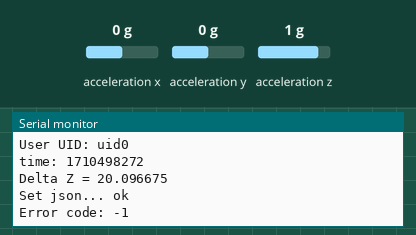
This sketch was run on a simulated ESP8266 (NodeMCU). Parts: the last lines printed to the serial monitor. The test bench sets the inputs (shaded band); at power-on: acceleration z 1 g, acceleration x 0 g, acceleration y 0 g. WiFi joins after 1.5 s; servers stay silent unless stated; network time is answered at once with the bench clock; the local clock reads 2024-03-15 10:24:30 at power-on unless the sketch sets it.

Above: at 3.2 s.
3.3 s: acceleration z set to -1.4 g
At 3.82 s:
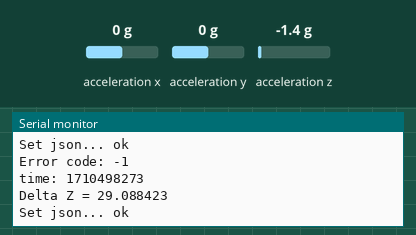
5.3 s: acceleration z set to -0.8 g
At 6.64 s:
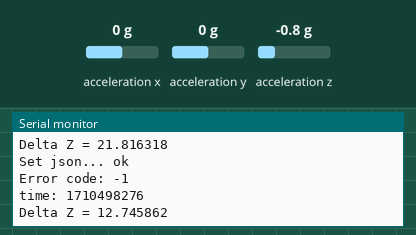
Timing chart, 0 to 8.3 s (numbered marks = the images above; inputs shaded):
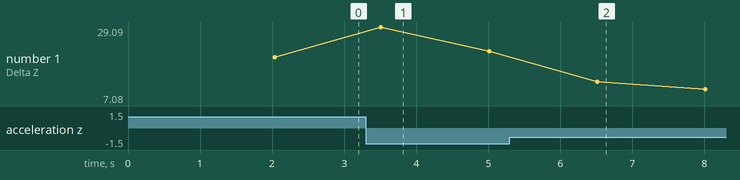

The sketch:

firebase_datalog_adxl345.ino
```cpp
// TODO: X-accel condition ; velocity non-zero in forward direction //

#include "required.h"

// Define Firebase objects
FirebaseData fbdo;
FirebaseAuth auth;
FirebaseConfig config;

// Variable to save USER UID
String uid;

// Database main path (to be updated in setup with the user UID)
String databasePath;
// Database child nodes
String X_accel = "/X_accel";
String Y_accel = "/Y_accel";
String Z_accel = "/Z_accel";
String timePath = "/timestamp";
String K_concl = "/Kalman_Conclusion";
String location = "/loc_latlong";

// Parent Node (to be updated in every loop)
String parentPath;

FirebaseJson json;

// Define NTP Client to get time
WiFiUDP ntpUDP;
NTPClient timeClient(ntpUDP, "pool.ntp.org");

// Variable to save current epoch time
int timestamp;

// updates

Adafruit_ADXL345_Unified accel = Adafruit_ADXL345_Unified(); /* ADXL345 Object */
sensors_event_t event;

// flag
bool flag = false;

// constants Kalman

double Z_kalman_gain,Z_Estimated_value=50,Z_Error_Estimate=50,Z_Error_meas=50;    // Kalman filter arguments / parameters
double th_delta_z = 4;
double X_Measured_value, Y_Measured_value, Z_Measured_value, Delta_Z;

// TODO : X-accel condition ;if x> threshold (motion happens) then display (and consider) Z value;
// Kalman prediction
void kalman()
{

  Delta_Z=0;
  Z_Measured_value=0;
  flag = false;
  volatile int i;

  accel.getEvent(&event);
  // for(i=0;i<4;i++)
  // {
  //   // changed by keyur
  //   Z_Measured_value+=event.acceleration.z;
  // }
  // Z_Measured_value= (Z_Measured_value)/4;   // Averaging (average of 4 consecutive Samples)
  // measurement error = 500 ; initial estimated value = 500 ; initial error is estimate = 500
  X_Measured_value=event.acceleration.x;
  Y_Measured_value=event.acceleration.y;
  Z_Measured_value=event.acceleration.z;
  Z_kalman_gain=Z_Error_Estimate/(Z_Error_Estimate+Z_Error_meas);                     // Finding Kalman Gain
  Z_Estimated_value=Z_Estimated_value + Z_kalman_gain*(Z_Measured_value-Z_Estimated_value); // Finding an Estimate to our Measured Value
  Z_Error_Estimate=(1-Z_kalman_gain)*Z_Error_Estimate;                                // Updating the Error Coefficient

  Delta_Z = Z_Measured_value - Z_Estimated_value;                                     // Finding Difference between Estimated and Measured Value
  if(Delta_Z < 0)
  {
    Delta_Z *= (-1);
  } // if negative value, make it positive
  Serial.printf("\nDelta Z = %lf \n",Delta_Z);
  if(Delta_Z > th_delta_z)  // Accelerometer Noise Margin < 30, Hence if the detected values exceeds it , It is definitely a Pothole
  {
   flag = true;
  }
}

// Timer variables (send new readings every 10 sec)
unsigned long sendDataPrevMillis = 0;
unsigned long timerDelay = 1500;

// Initialize ADXL345
void initADXL()
{
  while (!accel.begin())
  /* If not found, repeat the loop; otherwise, print FOUND. */
  {
    Serial.println("\nADXL345 not found\n");
    delay(500);
  }
  Serial.println("\nADXL345 FOUND !!\n");

}

// Initialize WiFi
void initWiFi() {
  WiFi.begin(WIFI_SSID, WIFI_PASSWORD);
  Serial.print("Connecting to WiFi ..");
  while (WiFi.status() != WL_CONNECTED) {
    Serial.print('.. connecting ..\n');
    delay(1000);
  }
  Serial.printf("\n- - - - - - - - - - Internet Connection established !! - - - - - - - - - -\n");
  Serial.println(WiFi.localIP());

}

// Function that gets current epoch time
unsigned long getTime() {
  timeClient.update();
  unsigned long now = timeClient.getEpochTime();
  return now;
}

void fetchGPS()
{
  WiFiClient client;
  HTTPClient http;

  String serverPath = serverName;// + "?temperature=24.37";

  // Your Domain name with URL path or IP address with path
  http.begin(client, serverPath.c_str());

  // If you need Node-RED/server authentication, insert user and password below
  //http.setAuthorization("REPLACE_WITH_SERVER_USERNAME", "REPLACE_WITH_SERVER_PASSWORD");

  // Send HTTP GET request
  int httpResponseCode = http.GET();

  if (httpResponseCode>0) {
    Serial.print("HTTP Response code: ");
    Serial.println(httpResponseCode);
    String Location = http.getString();
    Serial.println(Location);
  }
  else {
    Serial.print("Error code: ");
    Serial.println(httpResponseCode);
  }
  // Free resources
  http.end();

}

void setup(){
  Serial.begin(115200);

  // Initialize ADXL sensor
  initADXL();
  initWiFi();
  timeClient.begin();

  // Assign the api key (required)
  config.api_key = API_KEY;

  // Assign the user sign in credentials
  auth.user.email = USER_EMAIL;
  auth.user.password = USER_PASSWORD;

  // Assign the RTDB URL (required)
  config.database_url = DATABASE_URL;

  Firebase.reconnectWiFi(true);
  fbdo.setResponseSize(4096);

  // Assign the callback function for the long running token generation task */
  config.token_status_callback = tokenStatusCallback; //see addons/TokenHelper.h

  // Assign the maximum retry of token generation
  config.max_token_generation_retry = max_retry;

  // Initialize the library with the Firebase authen and config
  Firebase.begin(&config, &auth);

  // Getting the user UID might take a few seconds
  Serial.println("Getting User UID\n");
  while ((auth.token.uid) == "") {
    Serial.print('.. getting uid ..\n');
    delay(1000);
  }
  // Print user UID
  uid = auth.token.uid.c_str();
  Serial.print("User UID: ");
  Serial.println(uid);

  // Update database path
  databasePath = "/UsersData/" + uid + "/readings";
}

void loop(){

  // Send new readings to database
  if (Firebase.ready() && (millis() - sendDataPrevMillis > timerDelay || sendDataPrevMillis == 0))
  {
    sendDataPrevMillis = millis();

    //Get current timestamp
    timestamp = getTime();
    Serial.print ("time: ");
    Serial.println (timestamp);

    parentPath= databasePath + "/" + String(timestamp);
    //
    //accel.getEvent(&event);
    kalman();
    //Serial.printf("\ndelta Z = %lf \n",Delta_Z);
    json.set(X_accel.c_str(), String(X_Measured_value));
    json.set(Y_accel.c_str(), String(Y_Measured_value));
    json.set(Z_accel.c_str(), String(Z_Measured_value));
    if(flag == true)       { json.set(K_concl.c_str(),"True"); }
    else if(flag == false) { json.set(K_concl.c_str(),"False"); }

    json.set(timePath, String(timestamp));
    Serial.printf("Set json... %s\n", Firebase.RTDB.setJSON(&fbdo, parentPath.c_str(), &json) ? "ok" : fbdo.errorReason().c_str());
    fetchGPS();
    json.set(location.c_str(), String(Location));

  }
}
```

required.h
```cpp
#include <Arduino.h>
#include <ESP8266WiFi.h>
#include <Firebase_ESP_Client.h>
#include <Wire.h>

#include <Adafruit_Sensor.h>    // Adafruit  sensor library
#include <Adafruit_ADXL345_U.h> // ADXL345 library

#include <NTPClient.h>
#include <WiFiUdp.h>

// getting location data from app ; for http connection
#include <ESP8266HTTPClient.h> //
#include <WiFiClient.h>        //
// #define timer_delay 5000       // fetch location data every 'timer_delay' ms.
//Your Domain name with URL path or IP address with path
String serverName = "http://192.168.243.1:8080";
String Location; // fetched data to be stored here

// the following variables are unsigned longs because the time, measured in
// milliseconds, will quickly become a bigger number than can be stored in an int.
unsigned long lastTime = 0;
// Timer set to 10 minutes (600000)
//unsigned long timerDelay = 600000;
// Set timer to 5 seconds (5000)
// unsigned long timerDelay = timer_delay;

// Provide the token generation process info.
#include "addons/TokenHelper.h"
// Provide the RTDB payload printing info and other helper functions.
#include "addons/RTDBHelper.h"

// Insert your network credentials
#define WIFI_SSID "Construct"
#define WIFI_PASSWORD "Keyur2444"

// Insert Firebase project API Key
#define API_KEY "AIzaSyC3w-8kiBswLxJvOYjySBQUl68nbwGsQpA"
#define max_retry 5

// Insert Authorized Email and Corresponding Password
#define USER_EMAIL "parasboy@rocks.com"
#define USER_PASSWORD "paras01"

// Insert RTDB URLefine the RTDB URL
#define DATABASE_URL "https://dbtrials-default-rtdb.asia-southeast1.firebasedatabase.app/"
```

Measured:
- after the input at 3.3 s, the serial monitor: prints a new line after 0.21 s (image 1)
- after the input at 5.3 s, the serial monitor: prints a new line after 1.2 s (image 2)
- plotted number 1: 20.1 → 21.82 after the input at 3.3 s, 21.82 → 7.08 after the input at 5.3 s
